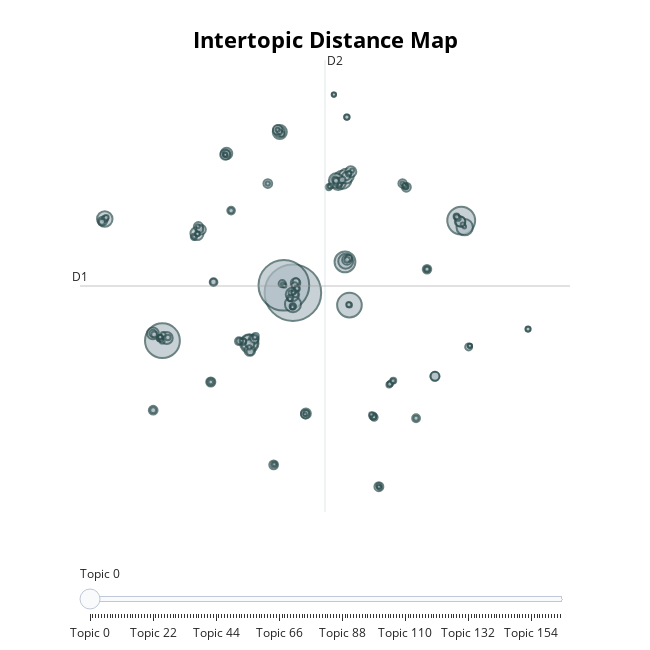

The cell this chart's notebook holds for it:
### Code cell
topic_model.visualize_topics()

### Figure 1 — Plotly figure (JSON) as saved in the notebook; plotly's stock layout.template omitted (floating-point values rounded to 4 significant figures; data arrays with more than 128 entries replaced by an {"elided": "..."} marker saying what was removed)
{"data": [{"customdata": {"elided": "165x3 mixed values"}, "hovertemplate": "<b>Topic %{customdata[0]}</b><br>%{customdata[1]}<br>Size: %{customdata[2]}", "legendgroup": "", "marker": {"color": "#B0BEC5", "line": {"color": "DarkSlateGrey", "width": 2}, "size": {"elided": "165 int values"}, "sizemode": "area", "sizeref": 1.711, "symbol": "circle"}, "mode": "markers", "name": "", "orientation": "v", "showlegend": false, "type": "scatter", "x": {"elided": "165 float values"}, "xaxis": "x", "y": {"elided": "165 float values"}, "yaxis": "y"}], "layout": {"annotations": [{"showarrow": false, "text": "D1", "x": -13.73, "y": 3.239, "yshift": 10}, {"showarrow": false, "text": "D2", "x": 6.257, "xshift": 10, "y": 22.08}], "height": 650, "hoverlabel": {"bgcolor": "white", "font": {"family": "Rockwell", "size": 16}}, "legend": {"itemsizing": "constant", "tracegroupgap": 0}, "margin": {"t": 60}, "shapes": [{"line": {"color": "#CFD8DC", "width": 2}, "type": "line", "x0": 6.257, "x1": 6.257, "y0": -15.6, "y1": 22.08}, {"line": {"color": "#9E9E9E", "width": 2}, "type": "line", "x0": -13.73, "x1": 26.24, "y0": 3.239, "y1": 3.239}], "sliders": [{"active": 0, "pad": {"t": 50}, "steps": [{"args": [{"marker.color": {"elided": "1x165 str values"}}], "label": "Topic 0", "method": "update"}, {"args": [{"marker.color": {"elided": "1x165 str values"}}], "label": "Topic 1", "method": "update"}, {"args": [{"marker.color": {"elided": "1x165 str values"}}], "label": "Topic 2", "method": "update"}, {"args": [{"marker.color": {"elided": "1x165 str values"}}], "label": "Topic 3", "method": "update"}, {"args": [{"marker.color": {"elided": "1x165 str values"}}], "label": "Topic 4", "method": "update"}, {"args": [{"marker.color": {"elided": "1x165 str values"}}], "label": "Topic 5", "method": "update"}, {"args": [{"marker.color": {"elided": "1x165 str values"}}], "label": "Topic 6", "method": "update"}, {"args": [{"marker.color": {"elided": "1x165 str values"}}], "label": "Topic 7", "method": "update"}, {"args": [{"marker.color": {"elided": "1x165 str values"}}], "label": "Topic 8", "method": "update"}, {"args": [{"marker.color": {"elided": "1x165 str values"}}], "label": "Topic 9", "method": "update"}, {"args": [{"marker.color": {"elided": "1x165 str values"}}], "label": "Topic 10", "method": "update"}, {"args": [{"marker.color": {"elided": "1x165 str values"}}], "label": "Topic 11", "method": "update"}, {"args": [{"marker.color": {"elided": "1x165 str values"}}], "label": "Topic 12", "method": "update"}, {"args": [{"marker.color": {"elided": "1x165 str values"}}], "label": "Topic 13", "method": "update"}, {"args": [{"marker.color": {"elided": "1x165 str values"}}], "label": "Topic 14", "method": "update"}, {"args": [{"marker.color": {"elided": "1x165 str values"}}], "label": "Topic 15", "method": "update"}, {"args": [{"marker.color": {"elided": "1x165 str values"}}], "label": "Topic 16", "method": "update"}, {"args": [{"marker.color": {"elided": "1x165 str values"}}], "label": "Topic 17", "method": "update"}, {"args": [{"marker.color": {"elided": "1x165 str values"}}], "label": "Topic 18", "method": "update"}, {"args": [{"marker.color": {"elided": "1x165 str values"}}], "label": "Topic 19", "method": "update"}, {"args": [{"marker.color": {"elided": "1x165 str values"}}], "label": "Topic 20", "method": "update"}, {"args": [{"marker.color": {"elided": "1x165 str values"}}], "label": "Topic 21", "method": "update"}, {"args": [{"marker.color": {"elided": "1x165 str values"}}], "label": "Topic 22", "method": "update"}, {"args": [{"marker.color": {"elided": "1x165 str values"}}], "label": "Topic 23", "method": "update"}, {"args": [{"marker.color": {"elided": "1x165 str values"}}], "label": "Topic 24", "method": "update"}, {"args": [{"marker.color": {"elided": "1x165 str values"}}], "label": "Topic 25", "method": "update"}, {"args": [{"marker.color": {"elided": "1x165 str values"}}], "label": "Topic 26", "method": "update"}, {"args": [{"marker.color": {"elided": "1x165 str values"}}], "label": "Topic 27", "method": "update"}, {"args": [{"marker.color": {"elided": "1x165 str values"}}], "label": "Topic 28", "method": "update"}, {"args": [{"marker.color": {"elided": "1x165 str values"}}], "label": "Topic 29", "method": "update"}, {"args": [{"marker.color": {"elided": "1x165 str values"}}], "label": "Topic 30", "method": "update"}, {"args": [{"marker.color": {"elided": "1x165 str values"}}], "label": "Topic 31", "method": "update"}, {"args": [{"marker.color": {"elided": "1x165 str values"}}], "label": "Topic 32", "method": "update"}, {"args": [{"marker.color": {"elided": "1x165 str values"}}], "label": "Topic 33", "method": "update"}, {"args": [{"marker.color": {"elided": "1x165 str values"}}], "label": "Topic 34", "method": "update"}, {"args": [{"marker.color": {"elided": "1x165 str values"}}], "label": "Topic 35", "method": "update"}, {"args": [{"marker.color": {"elided": "1x165 str values"}}], "label": "Topic 36", "method": "update"}, {"args": [{"marker.color": {"elided": "1x165 str values"}}], "label": "Topic 37", "method": "update"}, {"args": [{"marker.color": {"elided": "1x165 str values"}}], "label": "Topic 38", "method": "update"}, {"args": [{"marker.color": {"elided": "1x165 str values"}}], "label": "Topic 39", "method": "update"}, {"args": [{"marker.color": {"elided": "1x165 str values"}}], "label": "Topic 40", "method": "update"}, {"args": [{"marker.color": {"elided": "1x165 str values"}}], "label": "Topic 41", "method": "update"}, {"args": [{"marker.color": {"elided": "1x165 str values"}}], "label": "Topic 42", "method": "update"}, {"args": [{"marker.color": {"elided": "1x165 str values"}}], "label": "Topic 43", "method": "update"}, {"args": [{"marker.color": {"elided": "1x165 str values"}}], "label": "Topic 44", "method": "update"}, {"args": [{"marker.color": {"elided": "1x165 str values"}}], "label": "Topic 45", "method": "update"}, {"args": [{"marker.color": {"elided": "1x165 str values"}}], "label": "Topic 46", "method": "update"}, {"args": [{"marker.color": {"elided": "1x165 str values"}}], "label": "Topic 47", "method": "update"}, {"args": [{"marker.color": {"elided": "1x165 str values"}}], "label": "Topic 48", "method": "update"}, {"args": [{"marker.color": {"elided": "1x165 str values"}}], "label": "Topic 49", "method": "update"}, {"args": [{"marker.color": {"elided": "1x165 str values"}}], "label": "Topic 50", "method": "update"}, {"args": [{"marker.color": {"elided": "1x165 str values"}}], "label": "Topic 51", "method": "update"}, {"args": [{"marker.color": {"elided": "1x165 str values"}}], "label": "Topic 52", "method": "update"}, {"args": [{"marker.color": {"elided": "1x165 str values"}}], "label": "Topic 53", "method": "update"}, {"args": [{"marker.color": {"elided": "1x165 str values"}}], "label": "Topic 54", "method": "update"}, {"args": [{"marker.color": {"elided": "1x165 str values"}}], "label": "Topic 55", "method": "update"}, {"args": [{"marker.color": {"elided": "1x165 str values"}}], "label": "Topic 56", "method": "update"}, {"args": [{"marker.color": {"elided": "1x165 str values"}}], "label": "Topic 57", "method": "update"}, {"args": [{"marker.color": {"elided": "1x165 str values"}}], "label": "Topic 58", "method": "update"}, {"args": [{"marker.color": {"elided": "1x165 str values"}}], "label": "Topic 59", "method": "update"}, {"args": [{"marker.color": {"elided": "1x165 str values"}}], "label": "Topic 60", "method": "update"}, {"args": [{"marker.color": {"elided": "1x165 str values"}}], "label": "Topic 61", "method": "update"}, {"args": [{"marker.color": {"elided": "1x165 str values"}}], "label": "Topic 62", "method": "update"}, {"args": [{"marker.color": {"elided": "1x165 str values"}}], "label": "Topic 63", "method": "update"}, {"args": [{"marker.color": {"elided": "1x165 str values"}}], "label": "Topic 64", "method": "update"}, {"args": [{"marker.color": {"elided": "1x165 str values"}}], "label": "Topic 65", "method": "update"}, {"args": [{"marker.color": {"elided": "1x165 str values"}}], "label": "Topic 66", "method": "update"}, {"args": [{"marker.color": {"elided": "1x165 str values"}}], "label": "Topic 67", "method": "update"}, {"args": [{"marker.color": {"elided": "1x165 str values"}}], "label": "Topic 68", "method": "update"}, {"args": [{"marker.color": {"elided": "1x165 str values"}}], "label": "Topic 69", "method": "update"}, {"args": [{"marker.color": {"elided": "1x165 str values"}}], "label": "Topic 70", "method": "update"}, {"args": [{"marker.color": {"elided": "1x165 str values"}}], "label": "Topic 71", "method": "update"}, {"args": [{"marker.color": {"elided": "1x165 str values"}}], "label": "Topic 72", "method": "update"}, {"args": [{"marker.color": {"elided": "1x165 str values"}}], "label": "Topic 73", "method": "update"}, {"args": [{"marker.color": {"elided": "1x165 str values"}}], "label": "Topic 74", "method": "update"}, {"args": [{"marker.color": {"elided": "1x165 str values"}}], "label": "Topic 75", "method": "update"}, {"args": [{"marker.color": {"elided": "1x165 str values"}}], "label": "Topic 76", "method": "update"}, {"args": [{"marker.color": {"elided": "1x165 str values"}}], "label": "Topic 77", "method": "update"}, {"args": [{"marker.color": {"elided": "1x165 str values"}}], "label": "Topic 78", "method": "update"}, {"args": [{"marker.color": {"elided": "1x165 str values"}}], "label": "Topic 79", "method": "update"}, {"args": [{"marker.color": {"elided": "1x165 str values"}}], "label": "Topic 80", "method": "update"}, {"args": [{"marker.color": {"elided": "1x165 str values"}}], "label": "Topic 81", "method": "update"}, {"args": [{"marker.color": {"elided": "1x165 str values"}}], "label": "Topic 82", "method": "update"}, {"args": [{"marker.color": {"elided": "1x165 str values"}}], "label": "Topic 83", "method": "update"}, {"args": [{"marker.color": {"elided": "1x165 str values"}}], "label": "Topic 84", "method": "update"}, {"args": [{"marker.color": {"elided": "1x165 str values"}}], "label": "Topic 85", "method": "update"}, {"args": [{"marker.color": {"elided": "1x165 str values"}}], "label": "Topic 86", "method": "update"}, {"args": [{"marker.color": {"elided": "1x165 str values"}}], "label": "Topic 87", "method": "update"}, {"args": [{"marker.color": {"elided": "1x165 str values"}}], "label": "Topic 88", "method": "update"}, {"args": [{"marker.color": {"elided": "1x165 str values"}}], "label": "Topic 89", "method": "update"}, {"args": [{"marker.color": {"elided": "1x165 str values"}}], "label": "Topic 90", "method": "update"}, {"args": [{"marker.color": {"elided": "1x165 str values"}}], "label": "Topic 91", "method": "update"}, {"args": [{"marker.color": {"elided": "1x165 str values"}}], "label": "Topic 92", "method": "update"}, {"args": [{"marker.color": {"elided": "1x165 str values"}}], "label": "Topic 93", "method": "update"}, {"args": [{"marker.color": {"elided": "1x165 str values"}}], "label": "Topic 94", "method": "update"}, {"args": [{"marker.color": {"elided": "1x165 str values"}}], "label": "Topic 95", "method": "update"}, {"args": [{"marker.color": {"elided": "1x165 str values"}}], "label": "Topic 96", "method": "update"}, {"args": [{"marker.color": {"elided": "1x165 str values"}}], "label": "Topic 97", "method": "update"}, {"args": [{"marker.color": {"elided": "1x165 str values"}}], "label": "Topic 98", "method": "update"}, {"args": [{"marker.color": {"elided": "1x165 str values"}}], "label": "Topic 99", "method": "update"}, {"args": [{"marker.color": {"elided": "1x165 str values"}}], "label": "Topic 100", "method": "update"}, {"args": [{"marker.color": {"elided": "1x165 str values"}}], "label": "Topic 101", "method": "update"}, {"args": [{"marker.color": {"elided": "1x165 str values"}}], "label": "Topic 102", "method": "update"}, {"args": [{"marker.color": {"elided": "1x165 str values"}}], "label": "Topic 103", "method": "update"}, {"args": [{"marker.color": {"elided": "1x165 str values"}}], "label": "Topic 104", "method": "update"}, {"args": [{"marker.color": {"elided": "1x165 str values"}}], "label": "Topic 105", "method": "update"}, {"args": [{"marker.color": {"elided": "1x165 str values"}}], "label": "Topic 106", "method": "update"}, {"args": [{"marker.color": {"elided": "1x165 str values"}}], "label": "Topic 107", "method": "update"}, {"args": [{"marker.color": {"elided": "1x165 str values"}}], "label": "Topic 108", "method": "update"}, {"args": [{"marker.color": {"elided": "1x165 str values"}}], "label": "Topic 109", "method": "update"}, {"args": [{"marker.color": {"elided": "1x165 str values"}}], "label": "Topic 110", "method": "update"}, {"args": [{"marker.color": {"elided": "1x165 str values"}}], "label": "Topic 111", "method": "update"}, {"args": [{"marker.color": {"elided": "1x165 str values"}}], "label": "Topic 112", "method": "update"}, {"args": [{"marker.color": {"elided": "1x165 str values"}}], "label": "Topic 113", "method": "update"}, {"args": [{"marker.color": {"elided": "1x165 str values"}}], "label": "Topic 114", "method": "update"}, {"args": [{"marker.color": {"elided": "1x165 str values"}}], "label": "Topic 115", "method": "update"}, {"args": [{"marker.color": {"elided": "1x165 str values"}}], "label": "Topic 116", "method": "update"}, {"args": [{"marker.color": {"elided": "1x165 str values"}}], "label": "Topic 117", "method": "update"}, {"args": [{"marker.color": {"elided": "1x165 str values"}}], "label": "Topic 118", "method": "update"}, {"args": [{"marker.color": {"elided": "1x165 str values"}}], "label": "Topic 119", "method": "update"}, {"args": [{"marker.color": {"elided": "1x165 str values"}}], "label": "Topic 120", "method": "update"}, {"args": [{"marker.color": {"elided": "1x165 str values"}}], "label": "Topic 121", "method": "update"}, {"args": [{"marker.color": {"elided": "1x165 str values"}}], "label": "Topic 122", "method": "update"}, {"args": [{"marker.color": {"elided": "1x165 str values"}}], "label": "Topic 123", "method": "update"}, {"args": [{"marker.color": {"elided": "1x165 str values"}}], "label": "Topic 124", "method": "update"}, {"args": [{"marker.color": {"elided": "1x165 str values"}}], "label": "Topic 125", "method": "update"}, {"args": [{"marker.color": {"elided": "1x165 str values"}}], "label": "Topic 126", "method": "update"}, {"args": [{"marker.color": {"elided": "1x165 str values"}}], "label": "Topic 127", "method": "update"}, {"args": [{"marker.color": {"elided": "1x165 str values"}}], "label": "Topic 128", "method": "update"}, {"args": [{"marker.color": {"elided": "1x165 str values"}}], "label": "Topic 129", "method": "update"}, {"args": [{"marker.color": {"elided": "1x165 str values"}}], "label": "Topic 130", "method": "update"}, {"args": [{"marker.color": {"elided": "1x165 str values"}}], "label": "Topic 131", "method": "update"}, {"args": [{"marker.color": {"elided": "1x165 str values"}}], "label": "Topic 132", "method": "update"}, {"args": [{"marker.color": {"elided": "1x165 str values"}}], "label": "Topic 133", "method": "update"}, {"args": [{"marker.color": {"elided": "1x165 str values"}}], "label": "Topic 134", "method": "update"}, {"args": [{"marker.color": {"elided": "1x165 str values"}}], "label": "Topic 135", "method": "update"}, {"args": [{"marker.color": {"elided": "1x165 str values"}}], "label": "Topic 136", "method": "update"}, {"args": [{"marker.color": {"elided": "1x165 str values"}}], "label": "Topic 137", "method": "update"}, {"args": [{"marker.color": {"elided": "1x165 str values"}}], "label": "Topic 138", "method": "update"}, {"args": [{"marker.color": {"elided": "1x165 str values"}}], "label": "Topic 139", "method": "update"}, {"args": [{"marker.color": {"elided": "1x165 str values"}}], "label": "Topic 140", "method": "update"}, {"args": [{"marker.color": {"elided": "1x165 str values"}}], "label": "Topic 141", "method": "update"}, {"args": [{"marker.color": {"elided": "1x165 str values"}}], "label": "Topic 142", "method": "update"}, {"args": [{"marker.color": {"elided": "1x165 str values"}}], "label": "Topic 143", "method": "update"}, {"args": [{"marker.color": {"elided": "1x165 str values"}}], "label": "Topic 144", "method": "update"}, {"args": [{"marker.color": {"elided": "1x165 str values"}}], "label": "Topic 145", "method": "update"}, {"args": [{"marker.color": {"elided": "1x165 str values"}}], "label": "Topic 146", "method": "update"}, {"args": [{"marker.color": {"elided": "1x165 str values"}}], "label": "Topic 147", "method": "update"}, {"args": [{"marker.color": {"elided": "1x165 str values"}}], "label": "Topic 148", "method": "update"}, {"args": [{"marker.color": {"elided": "1x165 str values"}}], "label": "Topic 149", "method": "update"}, {"args": [{"marker.color": {"elided": "1x165 str values"}}], "label": "Topic 150", "method": "update"}, {"args": [{"marker.color": {"elided": "1x165 str values"}}], "label": "Topic 151", "method": "update"}, {"args": [{"marker.color": {"elided": "1x165 str values"}}], "label": "Topic 152", "method": "update"}, {"args": [{"marker.color": {"elided": "1x165 str values"}}], "label": "Topic 153", "method": "update"}, {"args": [{"marker.color": {"elided": "1x165 str values"}}], "label": "Topic 154", "method": "update"}, {"args": [{"marker.color": {"elided": "1x165 str values"}}], "label": "Topic 155", "method": "update"}, {"args": [{"marker.color": {"elided": "1x165 str values"}}], "label": "Topic 156", "method": "update"}, {"args": [{"marker.color": {"elided": "1x165 str values"}}], "label": "Topic 157", "method": "update"}, {"args": [{"marker.color": {"elided": "1x165 str values"}}], "label": "Topic 158", "method": "update"}, {"args": [{"marker.color": {"elided": "1x165 str values"}}], "label": "Topic 159", "method": "update"}, {"args": [{"marker.color": {"elided": "1x165 str values"}}], "label": "Topic 160", "method": "update"}, {"args": [{"marker.color": {"elided": "1x165 str values"}}], "label": "Topic 161", "method": "update"}, {"args": [{"marker.color": {"elided": "1x165 str values"}}], "label": "Topic 162", "method": "update"}, {"args": [{"marker.color": {"elided": "1x165 str values"}}], "label": "Topic 163", "method": "update"}, {"args": [{"marker.color": {"elided": "1x165 str values"}}], "label": "Topic 164", "method": "update"}]}], "title": {"font": {"color": "Black", "size": 22}, "text": "<b>Intertopic Distance Map</b>", "x": 0.5, "xanchor": "center", "y": 0.95, "yanchor": "top"}, "width": 650, "xaxis": {"anchor": "y", "domain": [0, 1], "range": [-13.73, 26.24], "title": {"text": ""}, "visible": false}, "yaxis": {"anchor": "x", "domain": [0, 1], "range": [-15.6, 22.08], "title": {"text": ""}, "visible": false}}}
